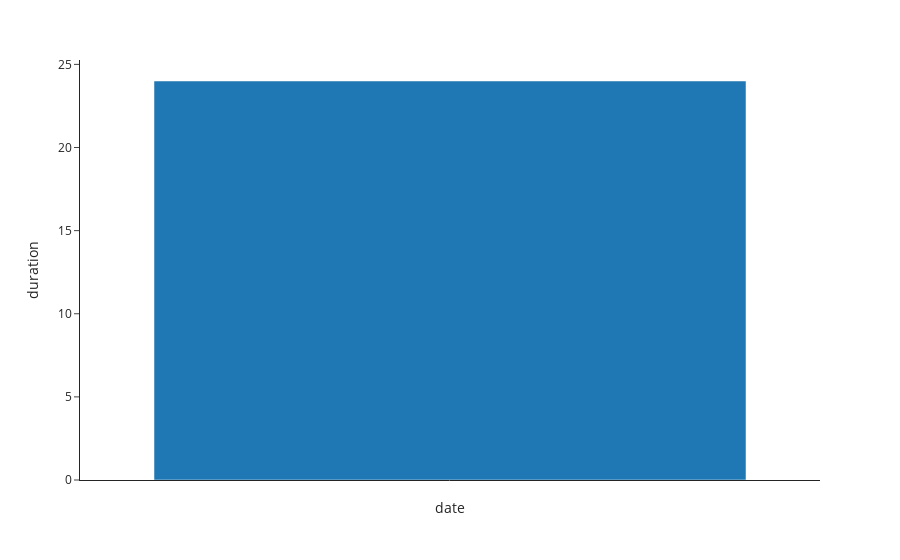

Notebook code cell kept with this figure:
### Code cell
plot_graph_bar(df, 'IQ')

### Figure 1 — Plotly figure (JSON) as saved in the notebook; plotly's stock layout.template omitted (floating-point values rounded to 4 significant figures)
{"data": [{"alignmentgroup": "True", "hovertemplate": "date=%{x}<br>duration=%{y}<extra></extra>", "legendgroup": "", "marker": {"color": "#1F77B4", "pattern": {"shape": ""}}, "name": "", "offsetgroup": "", "orientation": "v", "showlegend": false, "textposition": "auto", "type": "bar", "x": ["2022-06-30T00:00:00"], "xaxis": "x", "y": [24], "yaxis": "y"}], "layout": {"autosize": true, "barmode": "relative", "legend": {"tracegroupgap": 0}, "margin": {"t": 60}, "xaxis": {"anchor": "y", "autorange": true, "domain": [0, 1], "dtick": "M1", "range": ["2022-06-29 23:59:59.9995", "2022-06-30 00:00:00.0005"], "showgrid": false, "tickformat": "%b", "title": {"text": "date"}, "type": "date"}, "yaxis": {"anchor": "x", "autorange": true, "domain": [0, 1], "range": [0, 25.26], "title": {"text": "duration"}, "type": "linear"}}}
